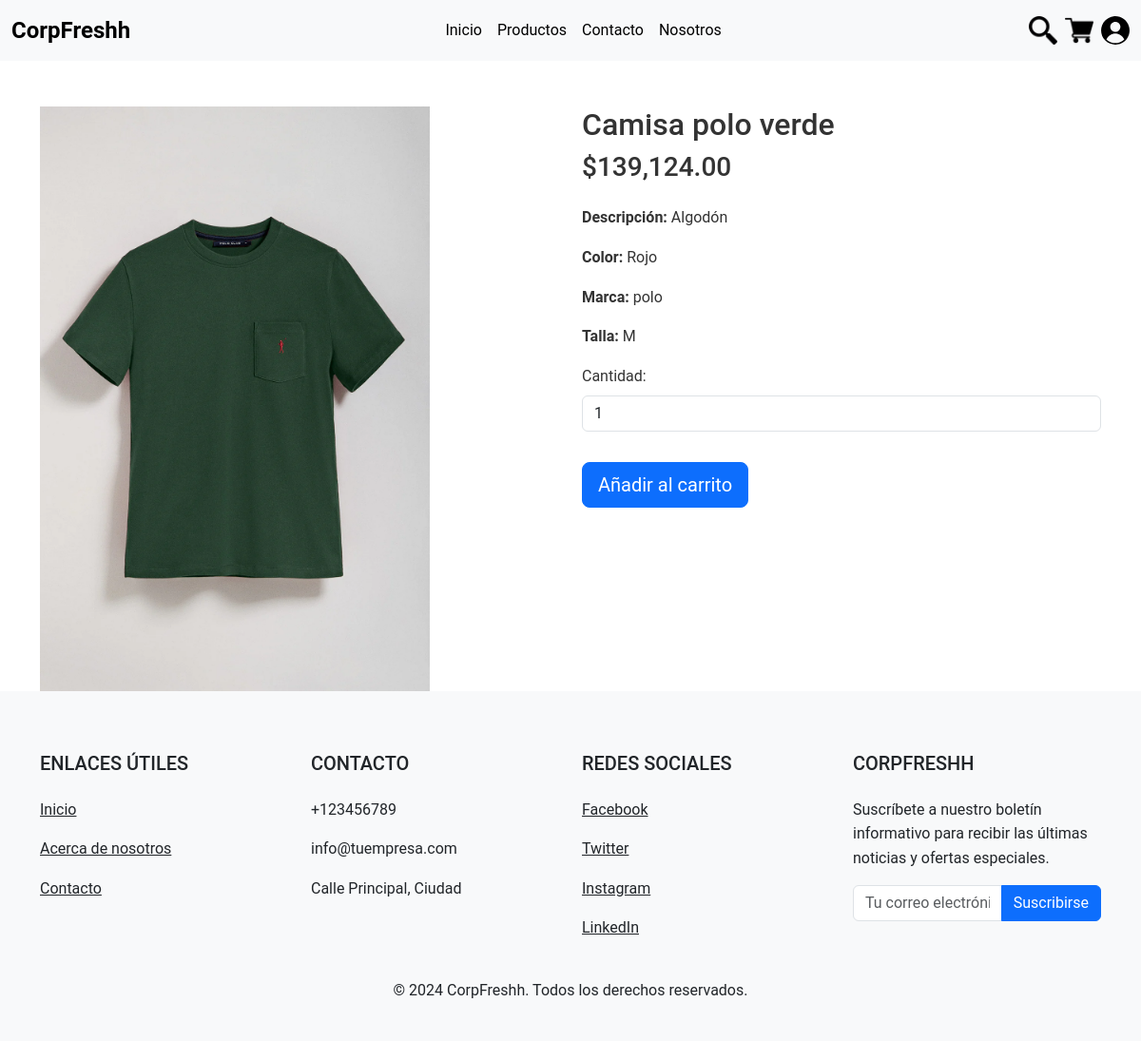
Page /visualizar.php?id=1 on the committed database.
### tables this page shows
CREATE TABLE `producto` (
  `id_producto` int(11) NOT NULL,
  `nombre_producto` varchar(255) DEFAULT NULL,
  `descripcion_producto` text DEFAULT NULL,
  `color_producto` varchar(50) DEFAULT NULL,
  `precio_producto` decimal(10,2) DEFAULT NULL,
  `imagen_producto` varchar(255) DEFAULT NULL,
  `nombre_marca` varchar(100) DEFAULT NULL,
  `talla` varchar(10) DEFAULT NULL,
  `id_categoria` int(11) DEFAULT NULL
);

### visualizar.php (the view, shortened to what this page needs)
<?php
include 'conexion.php';
if (isset($_GET['id']) && is_numeric($_GET['id'])) {
    $id = $_GET['id'];
    $sql = "SELECT id_producto, nombre_producto, descripcion_producto, color_producto, precio_producto, imagen_producto, nombre_marca, talla
            FROM producto
            WHERE id_producto = ?";
    $stmt = $conn->prepare($sql);
    $stmt->bind_param("i", $id);
    $stmt->execute();
    $result = $stmt->get_result();
    if ($result && $result->num_rows > 0) {
        $product = $result->fetch_assoc();
    } else {
        echo "<script>alert('Producto no encontrado.'); window.location.href='productos.php';</script>";
        exit();
    }
} else {
    echo "<script>alert('ID de producto no válido.'); window.location.href='productos.php';</script>";
    exit();
}
?>
<!DOCTYPE html>
<html lang="es">
<head>
    <link href="css/bootstrap.min.css" rel="stylesheet">
    <link rel="stylesheet" href="styles.css">
</head>
<body>
    <nav class="navbar navbar-expand-lg bg-body-tertiary" data-bs-theme="secondary">
        <div class="container-fluid">
            <a class="navbar-brand" href="index.html">CorpFreshh</a>
            <div class="collapse navbar-collapse justify-content-end" id="navbarTogglerDemo01">
                <ul class="navbar-nav mb-2 mb-lg-0">
                    <li class="nav-item">
                        <a class="nav-link active" aria-current="page" href="index.html">Inicio</a>
                    </li>
                    <li class="nav-item">
                        <a class="nav-link active" href="productos.php">Productos</a>
                    </li>
                    <li class="nav-item">
                        <a class="nav-link active" href="contacto.html">Contacto</a>
                    </li>
                    <li class="nav-item">
                        <a class="nav-link active" href="nosotros.html">Nosotros</a>
                    </li>
                </ul>
            </div>
            <div class="collapse navbar-collapse justify-content-end" id="navbarTogglerDemo01">
                <a href="busqueda.html" class="ms-2">
                    <img src="imagenes/busqueda-de-lupa.png" id="img-lupa" alt="lupa" width="30px">
                </a>
                <a href="carrito.php" class="ms-2">
                    <img src="imagenes/carrito-de-compras.png" id="img-carrito" alt="carrito" width="30px">
                </a>
                <a href="Crud/login.php" class="ms-2">
                    <img src="imagenes/user.svg" id="img-user" alt="user" width="30px">
                </a>
            </div>
        </div>
    </nav>
    <div class="container mt-5">
        <div class="row">
            <div class="col-md-6">
                <img src="<?php echo htmlspecialchars($product['imagen_producto']); ?>"
                     class="img-fluid w-75"
                     alt="<?php echo htmlspecialchars($product['nombre_producto']); ?>">
            </div>
            <div class="col-md-6">
                <h2><?php echo htmlspecialchars($product['nombre_producto']); ?></h2>
                <p class="h3 mb-4">$<?php echo number_format($product['precio_producto'], 2); ?></p>
                <p><strong>Descripción:</strong> <?php echo htmlspecialchars($product['descripcion_producto']); ?></p>
                <p><strong>Color:</strong> <?php echo htmlspecialchars($product['color_producto']); ?></p>
                <p><strong>Marca:</strong> <?php echo htmlspecialchars($product['nombre_marca']); ?></p>
                <p><strong>Talla:</strong> <?php echo htmlspecialchars($product['talla']); ?></p>
                <form id="addToCartForm" class="needs-validation" novalidate>
                    <div class="mb-3">
                        <label for="quantity" class="form-label">Cantidad:</label>
                        <input type="number"
                               class="form-control"
                               id="quantity"
                               name="cantidad"
                               value="1"
                               min="1"
                               required>
                    </div>
                    <button type="submit" class="btn btn-primary btn-lg mt-3">Añadir al carrito</button>
                </form>
            </div>
        </div>
    </div>
    <footer class="bg-light text-dark pt-5 pb-4">
    <div class="container text-center text-md-start">
        <div class="row text-center text-md-start">
            <div class="col-md-3 col-lg-3 col-xl-3 mx-auto mt-3">
                <h5 class="text-uppercase mb-4 font-weight-bold">Enlaces útiles</h5>
                <p><a href="#" class="text-dark">Inicio</a></p>
                <p><a href="#" class="text-dark">Acerca de nosotros</a></p>
                <p><a href="#" class="text-dark">Contacto</a></p>
            </div>
            <div class="col-md-3 col-lg-3 col-xl-3 mx-auto mt-3">
                <h5 class="text-uppercase mb-4 font-weight-bold">Contacto</h5>
                <p><i class="fas fa-phone mr-3"></i> +123456789</p>
                <p><i class="fas fa-envelope mr-3"></i> info@tuempresa.com</p>
                <p><i class="fas fa-map-marker-alt mr-3"></i> Calle Principal, Ciudad</p>
            </div>
            <div class="col-md-3 col-lg-3 col-xl-3 mx-auto mt-3">
                <h5 class="text-uppercase mb-4 font-weight-bold">Redes sociales</h5>
                <p><a href="#" class="text-dark">Facebook</a></p>
                <p><a href="#" class="text-dark">Twitter</a></p>
                <p><a href="#" class="text-dark">Instagram</a></p>
                <p><a href="#" class="text-dark">LinkedIn</a></p>
            </div>
            <div class="col-md-3 col-lg-3 col-xl-3 mx-auto mt-3">
                <h5 class="text-uppercase mb-4 font-weight-bold">CorpFreshh</h5>
                <p>Suscríbete a nuestro boletín informativo para recibir las últimas noticias y ofertas especiales.</p>
                <div class="input-group mb-3">
                    <input type="text" class="form-control" id="email" placeholder="Tu correo electrónico">
                    <button class="btn btn-primary" type="button" id="subscribeBtn">Suscribirse</button>
                </div>
            </div>
        </div>
        <div class="row align-items-center mt-4">
            <div class="col-md-12 text-center">
                <p class="text-dark">&copy; 2024 CorpFreshh. Todos los derechos reservados.</p>
            </div>
        </div>
    </div>
</footer>
</body>
</html>

### styles.css (style rules this page uses)
body { background: #fff; font-family: 'Roboto', sans-serif; font-size: 16px; color: #333; line-height: 1.6; }
.navbar-brand { font-size: 1.5rem; font-weight: bold; color: #000000 !important; }

### rows in the picture
producto: imagen_producto (picture), nombre_producto "Camisa polo verde", precio_producto "139,124.00", descripcion_producto "Algodón", color_producto "Rojo", nombre_marca "polo", talla "M"
